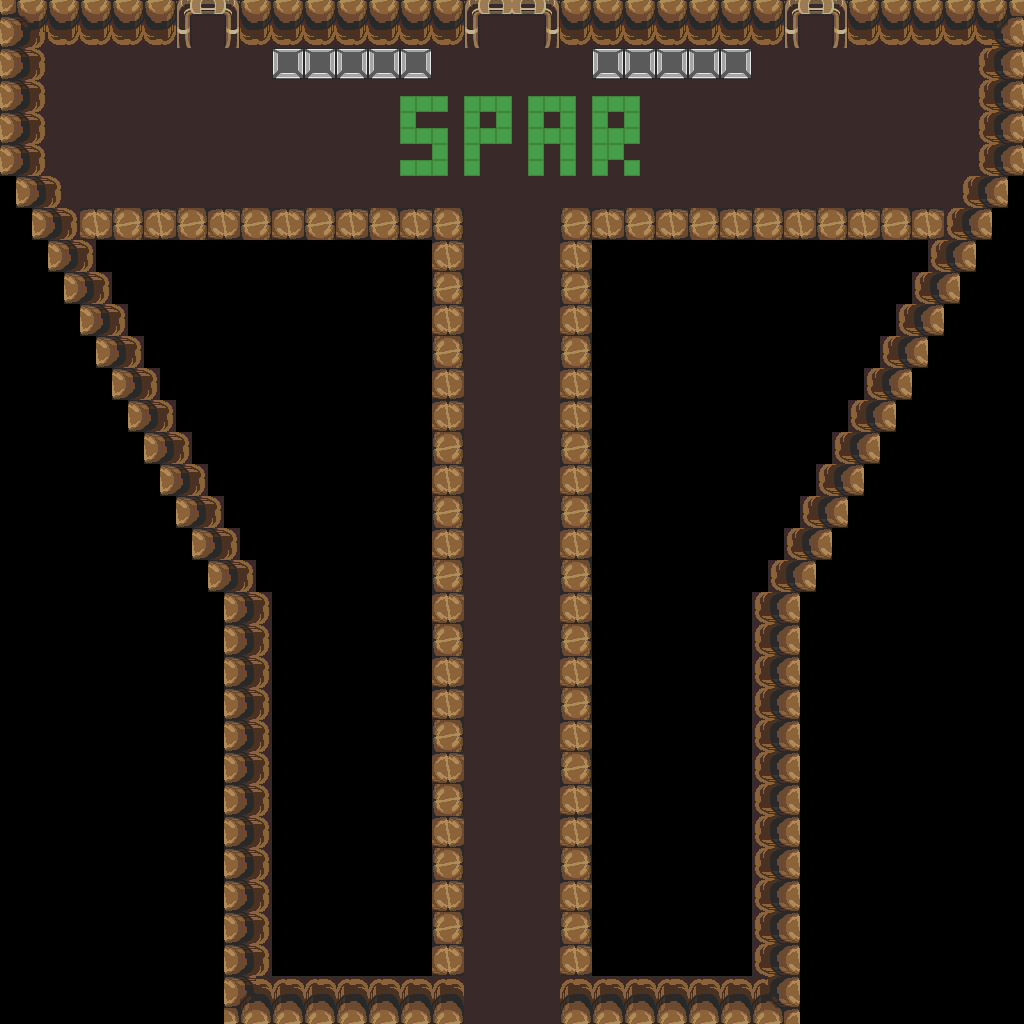

A level layout from a 2D game, rendered from its tile map. Below: a short description, then the map file with tile-grid data replaced by summaries:
An orthogonal 64x64 tile map with 16x16 px tiles, 1 tile layer (base), 1 hidden layer not drawn and 17 objects.

<map version="1.10" tiledversion="1.12.1" orientation="orthogonal" renderorder="right-down" width="64" height="64" tilewidth="16" tileheight="16" infinite="0" nextlayerid="3" nextobjectid="18">
 <tileset firstgid="1" source="../classiciphone_pics4.tsx" />
 <layer id="1" name="base" width="64" height="64">
  <data>[4096 cells, 4096 non-empty, 46 distinct tile ids]</data>
 </layer>
 <layer id="2" name="collision" width="64" height="64" visible="0">
  <properties><property name="collision" value="true" /></properties>
  <data>[4096 cells, 3198 non-empty, 1 distinct tile ids]</data>
 </layer>
 <objectgroup id="3" name="npcs">
  <object id="1" x="512.0" y="16.0" width="16" height="16">
   <properties>
    <property name="script" type="string">-- Auto-converted from GraalScript
-- [CLIENT-SIDE — server no-op]
-- if (created) {message Big Spar;
-- }</property>
   </properties>
  </object>
  <object id="2" x="816.0" y="16.0" width="16" height="16">
   <properties>
    <property name="script" type="string">-- Auto-converted from GraalScript
-- [CLIENT-SIDE — server no-op]
-- if (created) {message Small Spar 2;
-- }</property>
   </properties>
  </object>
  <object id="3" x="208.0" y="16.0" width="16" height="16">
   <properties>
    <property name="script" type="string">-- Auto-converted from GraalScript
-- [CLIENT-SIDE — server no-op]
-- if (created) {message Small Spar 1;
-- }</property>
   </properties>
  </object>
  <object id="4" x="544.0" y="80.0" width="16" height="16">
   <properties>
    <property name="gani" value="light2.png" />
    <property name="script" type="string">-- Auto-converted from GraalScript
-- [CLIENT-SIDE — server no-op]
-- if (created) {
-- setimg light2.png;
-- dontblock;
-- }
-- 
-- if (playerenters) {
-- setcoloreffect 1,1,1,0.4;
-- drawaslight;
-- }
-- 
-- drawunderplayer;</property>
   </properties>
  </object>
  <object id="5" x="480.0" y="80.0" width="16" height="16">
   <properties>
    <property name="gani" value="light2.png" />
    <property name="script" type="string">-- Auto-converted from GraalScript
-- [CLIENT-SIDE — server no-op]
-- if (created) {
-- setimg light2.png;
-- dontblock;
-- }
-- 
-- if (playerenters) {
-- setcoloreffect 1,1,1,0.4;
-- drawaslight;
-- }
-- 
-- drawunderplayer;</property>
   </properties>
  </object>
  <object id="6" x="416.0" y="80.0" width="16" height="16">
   <properties>
    <property name="gani" value="light2.png" />
    <property name="script" type="string">-- Auto-converted from GraalScript
-- [CLIENT-SIDE — server no-op]
-- if (created) {
-- setimg light2.png;
-- dontblock;
-- }
-- 
-- if (playerenters) {
-- setcoloreffect 1,1,1,0.4;
-- drawaslight;
-- }
-- 
-- drawunderplayer;</property>
   </properties>
  </object>
  <object id="7" x="352.0" y="80.0" width="16" height="16">
   <properties>
    <property name="gani" value="light2.png" />
    <property name="script" type="string">-- Auto-converted from GraalScript
-- [CLIENT-SIDE — server no-op]
-- if (created) {
-- setimg light2.png;
-- dontblock;
-- }
-- 
-- if (playerenters) {
-- setcoloreffect 1,1,1,0.4;
-- drawaslight;
-- }
-- 
-- drawunderplayer;</property>
   </properties>
  </object>
  <object id="8" x="272.0" y="48.0" width="16" height="16">
   <properties>
    <property name="gani" value="classic_healthpot.png" />
    <property name="script" type="string">-- Auto-converted from GraalScript
joinResource("healthpot")</property>
   </properties>
  </object>
  <object id="9" x="304.0" y="48.0" width="16" height="16">
   <properties>
    <property name="gani" value="classic_healthpot.png" />
    <property name="script" type="string">-- Auto-converted from GraalScript
joinResource("healthpot")</property>
   </properties>
  </object>
  <object id="10" x="336.0" y="48.0" width="16" height="16">
   <properties>
    <property name="gani" value="classic_healthpot.png" />
    <property name="script" type="string">-- Auto-converted from GraalScript
joinResource("healthpot")</property>
   </properties>
  </object>
  <object id="11" x="368.0" y="48.0" width="16" height="16">
   <properties>
    <property name="gani" value="classic_healthpot.png" />
    <property name="script" type="string">-- Auto-converted from GraalScript
joinResource("healthpot")</property>
   </properties>
  </object>
  <object id="12" x="400.0" y="48.0" width="16" height="16">
   <properties>
    <property name="gani" value="classic_healthpot.png" />
    <property name="script" type="string">-- Auto-converted from GraalScript
joinResource("healthpot")</property>
   </properties>
  </object>
  <object id="13" x="592.0" y="48.0" width="16" height="16">
   <properties>
    <property name="gani" value="classic_healthpot.png" />
    <property name="script" type="string">-- Auto-converted from GraalScript
joinResource("healthpot")</property>
   </properties>
  </object>
  <object id="14" x="624.0" y="48.0" width="16" height="16">
   <properties>
    <property name="gani" value="classic_healthpot.png" />
    <property name="script" type="string">-- Auto-converted from GraalScript
joinResource("healthpot")</property>
   </properties>
  </object>
  <object id="15" x="656.0" y="48.0" width="16" height="16">
   <properties>
    <property name="gani" value="classic_healthpot.png" />
    <property name="script" type="string">-- Auto-converted from GraalScript
joinResource("healthpot")</property>
   </properties>
  </object>
  <object id="16" x="688.0" y="48.0" width="16" height="16">
   <properties>
    <property name="gani" value="classic_healthpot.png" />
    <property name="script" type="string">-- Auto-converted from GraalScript
joinResource("healthpot")</property>
   </properties>
  </object>
  <object id="17" x="720.0" y="48.0" width="16" height="16">
   <properties>
    <property name="gani" value="classic_healthpot.png" />
    <property name="script" type="string">-- Auto-converted from GraalScript
joinResource("healthpot")</property>
   </properties>
  </object>
 </objectgroup>
</map>
